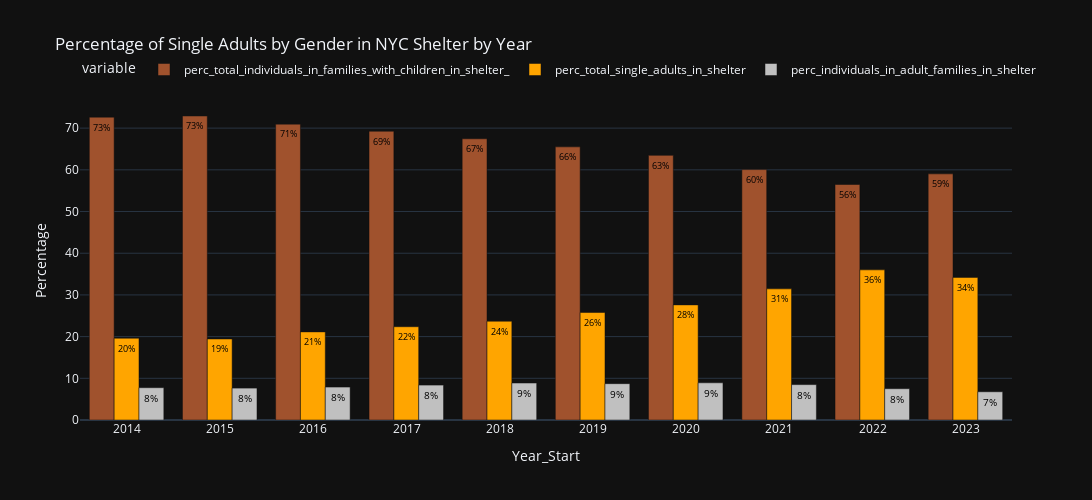

Here is the notebook cell this chart was saved with:
### Code cell
desired_columns = [0,1,2,3,4,5,6,7,8,9,10]
start_date = datetime(2013, 1, 1)
end_date = datetime(2022, 12, 31)

# Convert index values to datetime
filtered_data = get_columns(yearly_avg_df,desired_columns)

# Apply date filter
filtered_data = filtered_data[filtered_data.index.to_series().apply(get_date, start_date=start_date, end_date=end_date)]
filtered_data.reset_index(inplace=True)
filtered_data

# Set the template to 'plotly_dark'
pio.templates.default = "plotly_dark"

# Create the bar chart
fig = px.bar(filtered_data, x='date_of_census', y=['perc_total_individuals_in_families_with_children_in_shelter_','perc_total_single_adults_in_shelter','perc_individuals_in_adult_families_in_shelter'],
             color_discrete_sequence=['sienna', 'orange','silver'],
             labels={'date_of_census': 'Year_Start', 'value': 'Percentage'},
             title='Percentage of Single Adults by Gender in NYC Shelter by Year',
             width=1500,  # Set the desired width of the figure
            height=500  # Set the desired height of the figure
             )

# Customize the layout if needed
fig.update_layout(barmode='group', xaxis_tickangle=0,
                  legend=dict(orientation='h', yanchor='bottom', y=1.05, xanchor='left', x=0))

# Add data labels
texts = [filtered_data['perc_total_individuals_in_families_with_children_in_shelter_'].apply(lambda x: f'{round(x)}%'),
         filtered_data['perc_total_single_adults_in_shelter'].apply(lambda x: f'{round(x)}%'),
         filtered_data['perc_individuals_in_adult_families_in_shelter'].apply(lambda x: f'{round(x)}%'),
         ]
for i, t in enumerate(texts):
    fig.data[i].text = t
fig.update_traces(textposition='inside', textfont=dict(color='black', size=10), textangle=0)

# Display the plot
fig.show()

### Figure 1 — Plotly figure (JSON) as saved in the notebook; plotly's stock layout.template omitted (floating-point values rounded to 4 significant figures)
{"data": [{"alignmentgroup": "True", "hovertemplate": "variable=perc_total_individuals_in_families_with_children_in_shelter_<br>Year_Start=%{x}<br>Percentage=%{y}<extra></extra>", "legendgroup": "perc_total_individuals_in_families_with_children_in_shelter_", "marker": {"color": "sienna", "pattern": {"shape": ""}}, "name": "perc_total_individuals_in_families_with_children_in_shelter_", "offsetgroup": "perc_total_individuals_in_families_with_children_in_shelter_", "orientation": "v", "showlegend": true, "text": ["73%", "73%", "71%", "69%", "67%", "66%", "63%", "60%", "56%", "59%"], "textangle": 0, "textfont": {"color": "black", "size": 10}, "textposition": "inside", "type": "bar", "x": ["2013-12-31T00:00:00", "2014-12-31T00:00:00", "2015-12-31T00:00:00", "2016-12-31T00:00:00", "2017-12-31T00:00:00", "2018-12-31T00:00:00", "2019-12-31T00:00:00", "2020-12-31T00:00:00", "2021-12-31T00:00:00", "2022-12-31T00:00:00"], "xaxis": "x", "y": [72.63, 72.91, 70.96, 69.25, 67.45, 65.51, 63.47, 60.06, 56.48, 59.03], "yaxis": "y"}, {"alignmentgroup": "True", "hovertemplate": "variable=perc_total_single_adults_in_shelter<br>Year_Start=%{x}<br>Percentage=%{y}<extra></extra>", "legendgroup": "perc_total_single_adults_in_shelter", "marker": {"color": "orange", "pattern": {"shape": ""}}, "name": "perc_total_single_adults_in_shelter", "offsetgroup": "perc_total_single_adults_in_shelter", "orientation": "v", "showlegend": true, "text": ["20%", "19%", "21%", "22%", "24%", "26%", "28%", "31%", "36%", "34%"], "textangle": 0, "textfont": {"color": "black", "size": 10}, "textposition": "inside", "type": "bar", "x": ["2013-12-31T00:00:00", "2014-12-31T00:00:00", "2015-12-31T00:00:00", "2016-12-31T00:00:00", "2017-12-31T00:00:00", "2018-12-31T00:00:00", "2019-12-31T00:00:00", "2020-12-31T00:00:00", "2021-12-31T00:00:00", "2022-12-31T00:00:00"], "xaxis": "x", "y": [19.62, 19.44, 21.13, 22.37, 23.69, 25.78, 27.61, 31.45, 36.01, 34.2], "yaxis": "y"}, {"alignmentgroup": "True", "hovertemplate": "variable=perc_individuals_in_adult_families_in_shelter<br>Year_Start=%{x}<br>Percentage=%{y}<extra></extra>", "legendgroup": "perc_individuals_in_adult_families_in_shelter", "marker": {"color": "silver", "pattern": {"shape": ""}}, "name": "perc_individuals_in_adult_families_in_shelter", "offsetgroup": "perc_individuals_in_adult_families_in_shelter", "orientation": "v", "showlegend": true, "text": ["8%", "8%", "8%", "8%", "9%", "9%", "9%", "8%", "8%", "7%"], "textangle": 0, "textfont": {"color": "black", "size": 10}, "textposition": "inside", "type": "bar", "x": ["2013-12-31T00:00:00", "2014-12-31T00:00:00", "2015-12-31T00:00:00", "2016-12-31T00:00:00", "2017-12-31T00:00:00", "2018-12-31T00:00:00", "2019-12-31T00:00:00", "2020-12-31T00:00:00", "2021-12-31T00:00:00", "2022-12-31T00:00:00"], "xaxis": "x", "y": [7.748, 7.651, 7.902, 8.378, 8.865, 8.715, 8.919, 8.487, 7.506, 6.771], "yaxis": "y"}], "layout": {"barmode": "group", "height": 500, "legend": {"orientation": "h", "title": {"text": "variable"}, "tracegroupgap": 0, "x": 0, "xanchor": "left", "y": 1.05, "yanchor": "bottom"}, "title": {"text": "Percentage of Single Adults by Gender in NYC Shelter by Year"}, "width": 1500, "xaxis": {"anchor": "y", "domain": [0, 1], "tickangle": 0, "title": {"text": "Year_Start"}}, "yaxis": {"anchor": "x", "domain": [0, 1], "title": {"text": "Percentage"}}}}
